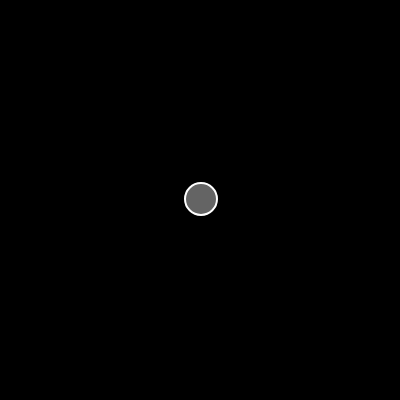
Frame 1 (no input)
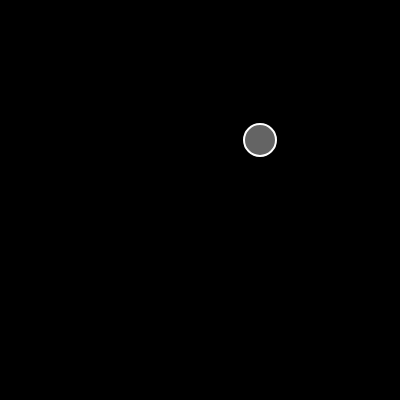
Frame 60 (no input)
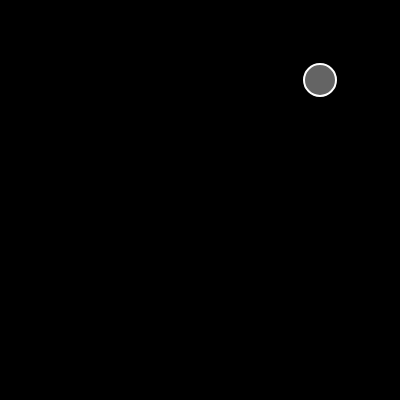
Frame 120 (the mouse pressed at the canvas centre since frame 60)

The p5.js sketch that drew these frames (run headless with seeded random() and noise() and a simulated clock; from frame 60 on, the mouse is pressed at the canvas centre):

// p5.js sketch
// ── sketch.js
let walker

function setup() {
  createCanvas(400, 400)
  walker = new Walker(200, 200)
}

function draw() {
  background(0)
  walker.update()
  walker.show()
}

// ── style.css
html, body {
  margin: 15px;
  padding: 0;
}

canvas {
  display: block;
}

// ── walker.js
class Walker {
    constructor(x, y) {
        this.pos = createVector(x, y)
        this.vel = createVector(1, -1)
    }
    update() {
        this.pos.add(this.vel)
    }
    show() {
        stroke(255)
        strokeWeight(2)
        fill(255, 100)
        ellipse(this.pos.x, this.pos.y, 32)
    }
}
